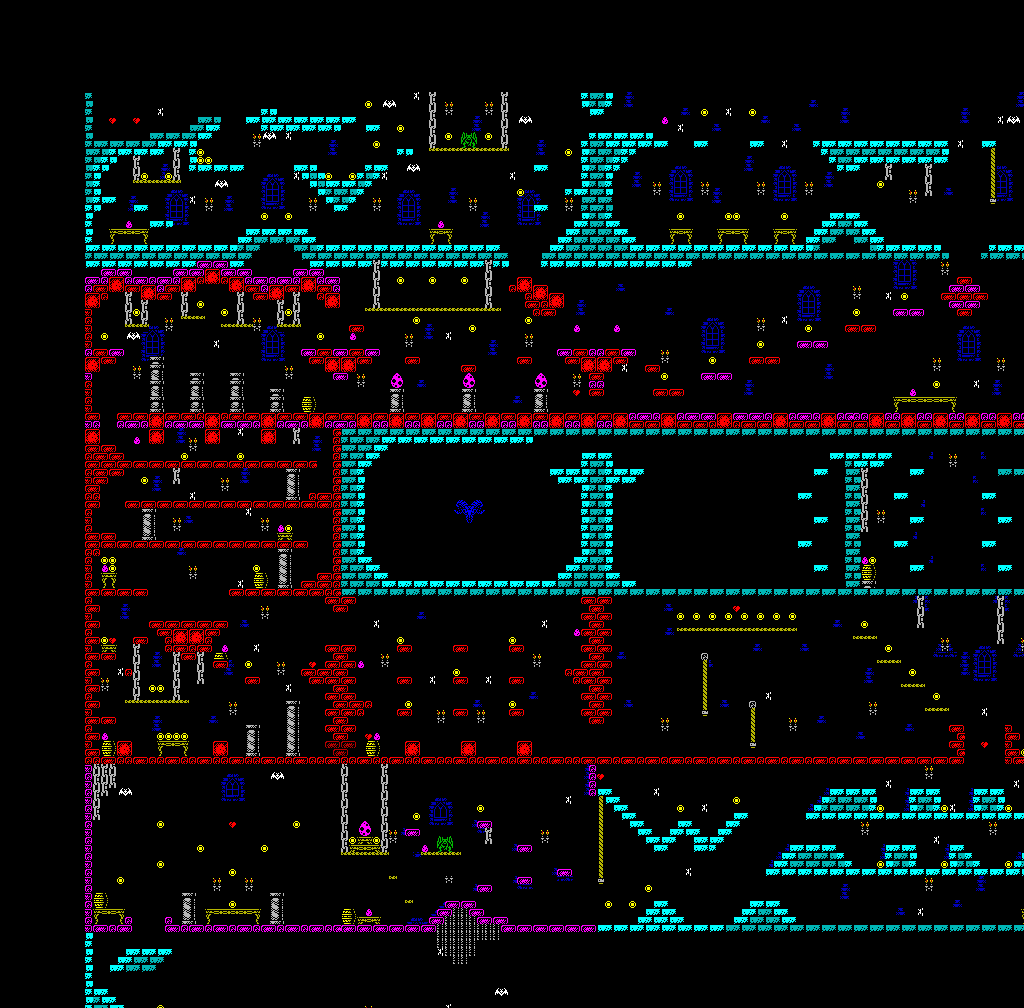

Rendered tile map (Tiled .tmx) drawn with the repository's tilesets; below, a short description and the map source with its tile grids summarised:
An orthogonal 128x126 tile map with 8x8 px tiles, 1 tile layer (Tile Layer 1).

<map version="1.8" tiledversion="1.8.1" orientation="orthogonal" renderorder="left-down" compressionlevel="0" width="128" height="126" tilewidth="8" tileheight="8" infinite="0" backgroundcolor="#000000" nextlayerid="2" nextobjectid="1">
 <editorsettings>
  <export target="levels.csv" format="csv" />
 </editorsettings>
 <tileset firstgid="1" name="sprites" tilewidth="8" tileheight="8" tilecount="256" columns="16">
  <image source="../gimp/tilesheet.png" trans="000000" width="128" height="128" />
 </tileset>
 <layer id="1" name="Tile Layer 1" width="128" height="126" offsetx="85" offsety="92">
  <data>[16128 cells, 4599 non-empty, 98 distinct tile ids]</data>
 </layer>
</map>